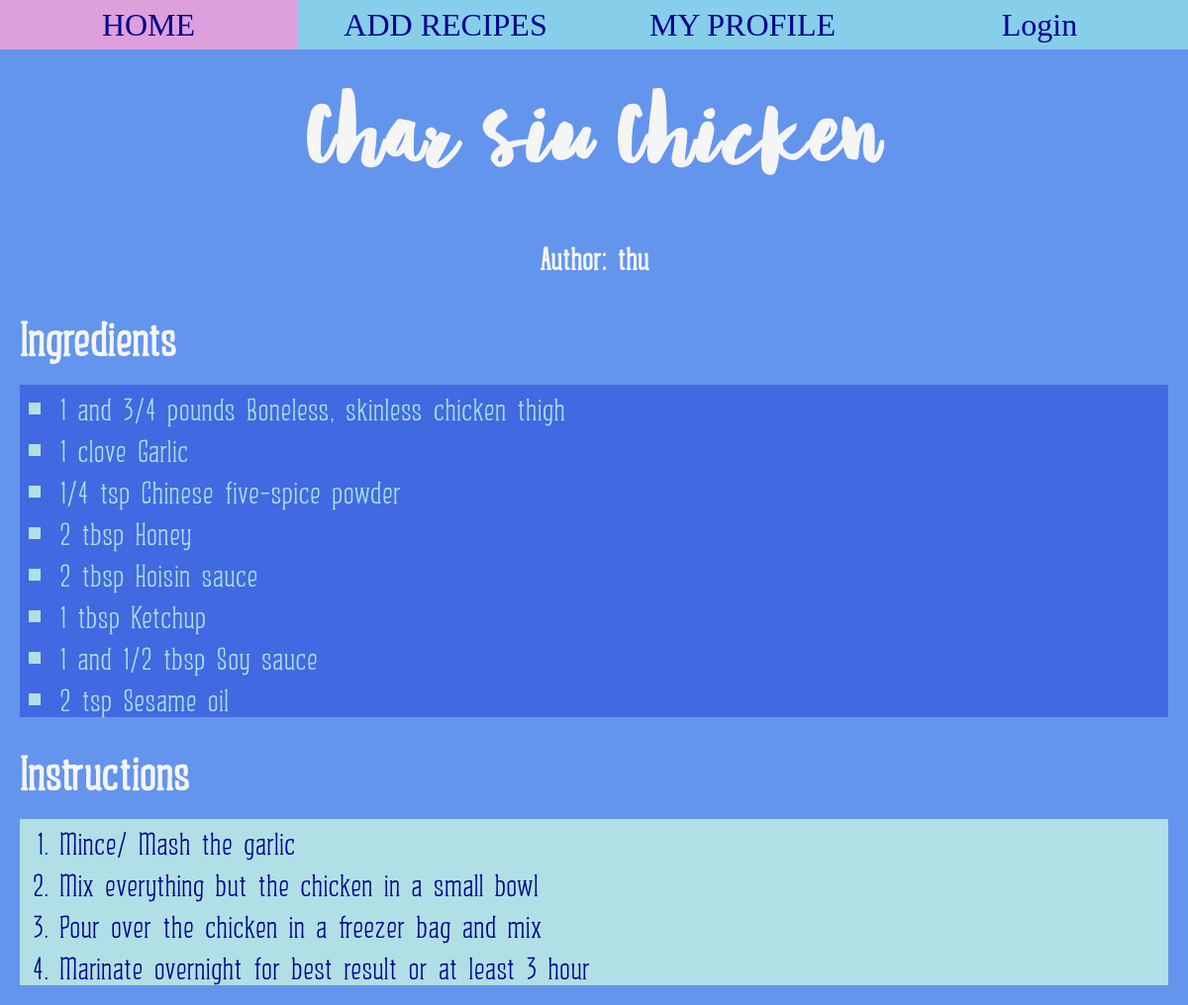
Page /blog/1/ on the committed database.
### blog/models.py (models this page shows, shortened)
class Recipe(models.Model):
    recipe_name = models.CharField(max_length= 200)
    pub_date = models.DateTimeField('date published')
    author = models.ForeignKey(User, on_delete=models.SET_NULL, null=True, blank=True)
    def was_published_recently(self):
        now = timezone.now()
        return now - datetime.timedelta(days=30) <= self.pub_date <= now
    was_published_recently.admin_order_field = 'pub_date'
    was_published_recently.boolean = True
    was_published_recently.short_description = 'Published recently?'

class Ingredient(models.Model):
    recipe = models.ForeignKey(Recipe, on_delete= models.CASCADE)
    ingredient_name = models.CharField(max_length=300)
    ingredient_amount = models.CharField(max_length= 60)

class Instruction(models.Model):
    recipe = models.ForeignKey(Recipe, on_delete= models.CASCADE)
    instruction_step = models.CharField(max_length= 1000)

### blog/views.py (the view)
# urls.py: path('<int:pk>/', views.DetailView.as_view(), name = 'detail'),
class DetailView(generic.DetailView):
    template_name = 'blog/detail.html'
    model = Recipe

### blog/templates/blog/detail.html (shortened to what this page needs)
{% extends 'blog/base.html' %}
{% block content %}
<h1 class = "recipe_title">{{recipe.recipe_name}}</h1>
<h2 class = "author">Author: {{ recipe.author }}</h2>
<h2 class = "ingredient_title">Ingredients</h2>
<ul class = "ingredient_list">
    {% for ingredient in recipe.ingredient_set.all %}
    <li>{{ingredient.ingredient_amount}} {{ingredient.ingredient_name}}</li>
    {% endfor %}
</ul>
<h2 class = "instruction_title">Instructions</h2>
<ol class = "instruction_list">
    {% for instruction in recipe.instruction_set.all %}
    <li>{{instruction.instruction_step}}</li>
    {% endfor %}
</ol>
{% endblock %}

### blog/static/blog/style.css (style rules this page uses)
.recipe_title { text-align: center; color: whitesmoke; font-family: TitleFont; font-size: 5em; }
.ingredient_title, .instruction_title { text-align: left; color: whitesmoke; font-family: BodyFont; font-size: 3em; font-style: bold; margin: 20px; }
.ingredient_list { text-align: left; background-color: royalblue; color: powderblue; font-family: BodyFont; font-size: 2em; list-style: square; margin: 20px; }
.instruction_list { text-align: left; background-color: powderblue; color: darkblue; font-family: BodyFont; font-size: 2em; margin: 20px; }
.author { text-align: center; color: whitesmoke; font-family: BodyFont; font-size: 2em; }
body { background-color: cornflowerblue; margin: 0; }

### rows in the picture
Recipe: recipe_name "Char siu Chicken", author "thu"
Ingredient: ingredient_amount "1 and 3/4 pounds", ingredient_name "Boneless, skinless chicken thigh"
Ingredient: ingredient_amount "1 clove", ingredient_name "Garlic"
Ingredient: ingredient_amount "1/4 tsp", ingredient_name "Chinese five-spice powder"
Ingredient: ingredient_amount "2 tbsp", ingredient_name "Honey"
Ingredient: ingredient_amount "2 tbsp", ingredient_name "Hoisin sauce"
Ingredient: ingredient_amount "1 tbsp", ingredient_name "Ketchup"
Ingredient: ingredient_amount "1 and 1/2 tbsp", ingredient_name "Soy sauce"
Ingredient: ingredient_amount "2 tsp", ingredient_name "Sesame oil"
Instruction: instruction_step "Mince/ Mash the garlic"
Instruction: instruction_step "Mix everything but the chicken in a small bowl"
Instruction: instruction_step "Pour over the chicken in a freezer bag and mix"
Instruction: instruction_step "Marinate overnight for best result or at least 3 hour"
